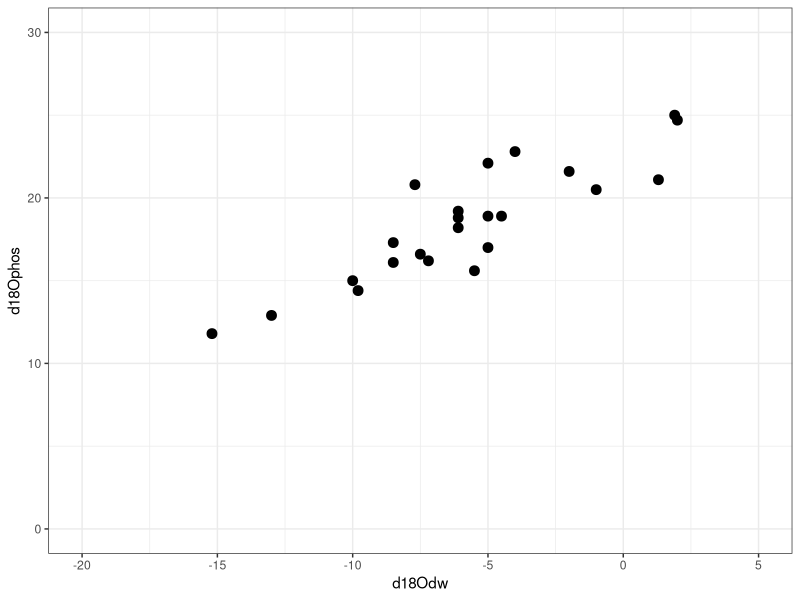

Here is the R script that generated this plot:

# this script will convert bioapatite phosphate d18O values to estimates of d18O of drinking water
# equivalent to the Z1 step in Pryor et al. 2014

#### load libraries ####
library(ggplot2)
library(dplyr)

# read the d18Odw-d18Ophos calibration data

dwcal <- read.csv("02_calibration_data/Pryor_Equus_d18Odw_d18Ophos_calibration_data.csv")

head(dwcal)

#### initial plot ####

ggplot(dwcal, aes(x = d18Odw, y = d18Ophos))+
  theme_bw()+
  geom_point(size = 3)+
  xlim(-20, 5)+
  ylim(0, 30)

#### calculate first interim terms for OLS fit uncertainty ####

dwcal_errors <- dwcal %>%
  mutate(xxbar = d18Odw - mean(dwcal$d18Odw),
         xxbar2 = (d18Odw - mean(dwcal$d18Odw))^2, 
         yybar = d18Ophos - mean(dwcal$d18Ophos),
         yybar2 = yybar^2, 
         yybar_by_xxbar = yybar*xxbar)


#### calculated variables ####

n <- length(dwcal$d18Ophos) # number of calibration data points

a <- sum(dwcal_errors$yybar_by_xxbar)/sum(dwcal_errors$xxbar_sqr) # OLS slope

xbar <- mean(dwcal_errors$d18Odw) # mean of d18Odw (x)

ybar <- mean(dwcal_errors$d18Ophos) # mean of d18Ophos (y)

b <- ybar - (a * xbar) # OLS intercept

r2 <- sum(dwcal_errors$yybar_by_xxbar)^2/sum(dwcal_errors$xxbar2)/sum(dwcal_errors$yybar2) 



#### more interim terms for OLS fit ####

dwcal_errors <- dwcal_errors %>%
  mutate(yaxb_sqr = (d18Ophos - (a * d18Odw) - b)^2)






